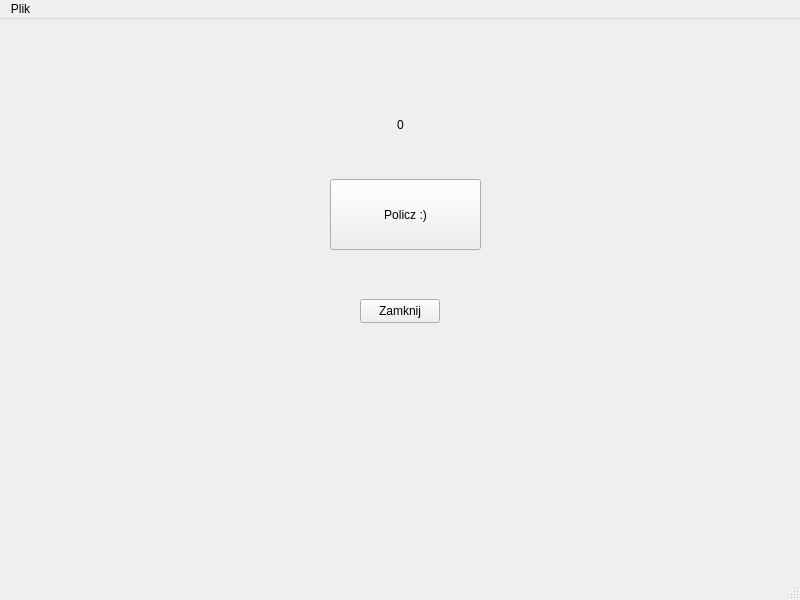
<?xml version="1.0" encoding="UTF-8"?>
<ui version="4.0">
 <class>MainWindow</class>
 <widget class="QMainWindow" name="MainWindow">
  <property name="geometry">
   <rect>
    <x>0</x>
    <y>0</y>
    <width>800</width>
    <height>600</height>
   </rect>
  </property>
  <property name="windowTitle">
   <string>MainWindow</string>
  </property>
  <widget class="QWidget" name="centralwidget">
   <widget class="QPushButton" name="pushButton">
    <property name="geometry">
     <rect>
      <x>360</x>
      <y>280</y>
      <width>80</width>
      <height>24</height>
     </rect>
    </property>
    <property name="text">
     <string>Zamknij</string>
    </property>
   </widget>
   <widget class="QPushButton" name="pushButton_2">
    <property name="geometry">
     <rect>
      <x>330</x>
      <y>160</y>
      <width>151</width>
      <height>71</height>
     </rect>
    </property>
    <property name="text">
     <string>Policz :)</string>
    </property>
   </widget>
   <widget class="QLabel" name="label">
    <property name="geometry">
     <rect>
      <x>280</x>
      <y>80</y>
      <width>241</width>
      <height>51</height>
     </rect>
    </property>
    <property name="text">
     <string>0</string>
    </property>
    <property name="alignment">
     <set>Qt::AlignCenter</set>
    </property>
   </widget>
  </widget>
  <widget class="QMenuBar" name="menubar">
   <property name="geometry">
    <rect>
     <x>0</x>
     <y>0</y>
     <width>800</width>
     <height>21</height>
    </rect>
   </property>
   <widget class="QMenu" name="menuPlik">
    <property name="title">
     <string>Plik</string>
    </property>
    <addaction name="actionZamknij"/>
    <addaction name="separator"/>
    <addaction name="actionPomoc"/>
    <addaction name="actionPomoc_2"/>
   </widget>
   <addaction name="menuPlik"/>
  </widget>
  <widget class="QStatusBar" name="statusbar"/>
  <action name="actionZamknij">
   <property name="text">
    <string>Zamknij</string>
   </property>
  </action>
  <action name="actionPomoc">
   <property name="text">
    <string>O Qt</string>
   </property>
  </action>
  <action name="actionPomoc_2">
   <property name="text">
    <string>Pomoc</string>
   </property>
  </action>
 </widget>
 <resources/>
 <connections/>
</ui>
